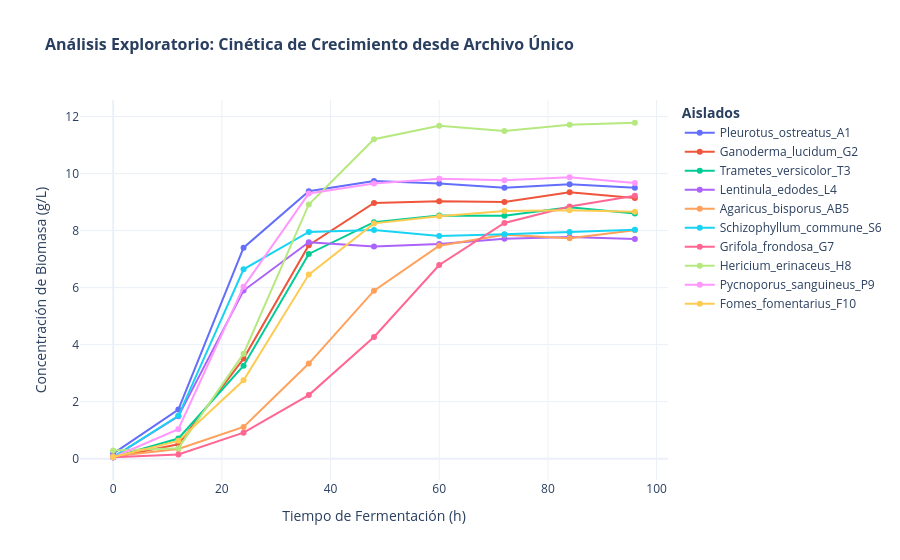

Notebook source saved alongside this figure:
### Markdown cell above
### 3. Gráfica interactiva con Plotly Express

### Code cell
hojas_dict = pd.read_excel(excel_path, sheet_name=None)
dfs_totales = []

for nombre_hoja, df_hoja in hojas_dict.items():
    df_temp = df_hoja.copy()
    df_temp.columns = [str(c).strip().lower() for c in df_temp.columns]
    df_temp['Aislamiento'] = nombre_hoja
    dfs_totales.append(df_temp)

df_global = pd.concat(dfs_totales, ignore_index=True)

fig = px.line(
    df_global, 
    x='tiempo', 
    y='biomasa', 
    color='Aislamiento',
    markers=True,
    title='<b>Análisis Exploratorio: Cinética de Crecimiento desde Archivo Único</b>',
    labels={'tiempo': 'Tiempo de Fermentación (h)', 'biomasa': 'Concentración de Biomasa (g/L)'}
)

fig.update_layout(
    template='plotly_white',
    title_font_size=16,
    hovermode='x unified',
    legend_title_text='<b>Aislados</b>'
)

fig.show()

### Figure 1 — Plotly figure (JSON) as saved in the notebook; plotly's stock layout.template omitted (floating-point values rounded to 4 significant figures)
{"data": [{"hovertemplate": "Aislamiento=Pleurotus_ostreatus_A1<br>Tiempo de Fermentación (h)=%{x}<br>Concentración de Biomasa (g/L)=%{y}<extra></extra>", "legendgroup": "Pleurotus_ostreatus_A1", "line": {"color": "#636efa", "dash": "solid"}, "marker": {"symbol": "circle"}, "mode": "lines+markers", "name": "Pleurotus_ostreatus_A1", "orientation": "v", "showlegend": true, "type": "scatter", "x": [0, 12, 24, 36, 48, 60, 72, 84, 96], "xaxis": "x", "y": [0.1777, 1.723, 7.402, 9.383, 9.741, 9.652, 9.504, 9.625, 9.504], "yaxis": "y"}, {"hovertemplate": "Aislamiento=Ganoderma_lucidum_G2<br>Tiempo de Fermentación (h)=%{x}<br>Concentración de Biomasa (g/L)=%{y}<extra></extra>", "legendgroup": "Ganoderma_lucidum_G2", "line": {"color": "#EF553B", "dash": "solid"}, "marker": {"symbol": "circle"}, "mode": "lines+markers", "name": "Ganoderma_lucidum_G2", "orientation": "v", "showlegend": true, "type": "scatter", "x": [0, 12, 24, 36, 48, 60, 72, 84, 96], "xaxis": "x", "y": [0.05, 0.5035, 3.511, 7.49, 8.97, 9.032, 9.0, 9.349, 9.146], "yaxis": "y"}, {"hovertemplate": "Aislamiento=Trametes_versicolor_T3<br>Tiempo de Fermentación (h)=%{x}<br>Concentración de Biomasa (g/L)=%{y}<extra></extra>", "legendgroup": "Trametes_versicolor_T3", "line": {"color": "#00cc96", "dash": "solid"}, "marker": {"symbol": "circle"}, "mode": "lines+markers", "name": "Trametes_versicolor_T3", "orientation": "v", "showlegend": true, "type": "scatter", "x": [0, 12, 24, 36, 48, 60, 72, 84, 96], "xaxis": "x", "y": [0.05, 0.7068, 3.262, 7.18, 8.296, 8.532, 8.522, 8.82, 8.597], "yaxis": "y"}, {"hovertemplate": "Aislamiento=Lentinula_edodes_L4<br>Tiempo de Fermentación (h)=%{x}<br>Concentración de Biomasa (g/L)=%{y}<extra></extra>", "legendgroup": "Lentinula_edodes_L4", "line": {"color": "#ab63fa", "dash": "solid"}, "marker": {"symbol": "circle"}, "mode": "lines+markers", "name": "Lentinula_edodes_L4", "orientation": "v", "showlegend": true, "type": "scatter", "x": [0, 12, 24, 36, 48, 60, 72, 84, 96], "xaxis": "x", "y": [0.05, 1.485, 5.897, 7.591, 7.446, 7.529, 7.713, 7.778, 7.71], "yaxis": "y"}, {"hovertemplate": "Aislamiento=Agaricus_bisporus_AB5<br>Tiempo de Fermentación (h)=%{x}<br>Concentración de Biomasa (g/L)=%{y}<extra></extra>", "legendgroup": "Agaricus_bisporus_AB5", "line": {"color": "#FFA15A", "dash": "solid"}, "marker": {"symbol": "circle"}, "mode": "lines+markers", "name": "Agaricus_bisporus_AB5", "orientation": "v", "showlegend": true, "type": "scatter", "x": [0, 12, 24, 36, 48, 60, 72, 84, 96], "xaxis": "x", "y": [0.08612, 0.3398, 1.111, 3.335, 5.894, 7.468, 7.852, 7.729, 8.014], "yaxis": "y"}, {"hovertemplate": "Aislamiento=Schizophyllum_commune_S6<br>Tiempo de Fermentación (h)=%{x}<br>Concentración de Biomasa (g/L)=%{y}<extra></extra>", "legendgroup": "Schizophyllum_commune_S6", "line": {"color": "#19d3f3", "dash": "solid"}, "marker": {"symbol": "circle"}, "mode": "lines+markers", "name": "Schizophyllum_commune_S6", "orientation": "v", "showlegend": true, "type": "scatter", "x": [0, 12, 24, 36, 48, 60, 72, 84, 96], "xaxis": "x", "y": [0.05379, 1.503, 6.642, 7.952, 8.018, 7.809, 7.873, 7.95, 8.027], "yaxis": "y"}, {"hovertemplate": "Aislamiento=Grifola_frondosa_G7<br>Tiempo de Fermentación (h)=%{x}<br>Concentración de Biomasa (g/L)=%{y}<extra></extra>", "legendgroup": "Grifola_frondosa_G7", "line": {"color": "#FF6692", "dash": "solid"}, "marker": {"symbol": "circle"}, "mode": "lines+markers", "name": "Grifola_frondosa_G7", "orientation": "v", "showlegend": true, "type": "scatter", "x": [0, 12, 24, 36, 48, 60, 72, 84, 96], "xaxis": "x", "y": [0.05, 0.1476, 0.9129, 2.23, 4.267, 6.793, 8.266, 8.842, 9.225], "yaxis": "y"}, {"hovertemplate": "Aislamiento=Hericium_erinaceus_H8<br>Tiempo de Fermentación (h)=%{x}<br>Concentración de Biomasa (g/L)=%{y}<extra></extra>", "legendgroup": "Hericium_erinaceus_H8", "line": {"color": "#B6E880", "dash": "solid"}, "marker": {"symbol": "circle"}, "mode": "lines+markers", "name": "Hericium_erinaceus_H8", "orientation": "v", "showlegend": true, "type": "scatter", "x": [0, 12, 24, 36, 48, 60, 72, 84, 96], "xaxis": "x", "y": [0.2846, 0.3652, 3.682, 8.917, 11.2, 11.68, 11.49, 11.71, 11.78], "yaxis": "y"}, {"hovertemplate": "Aislamiento=Pycnoporus_sanguineus_P9<br>Tiempo de Fermentación (h)=%{x}<br>Concentración de Biomasa (g/L)=%{y}<extra></extra>", "legendgroup": "Pycnoporus_sanguineus_P9", "line": {"color": "#FF97FF", "dash": "solid"}, "marker": {"symbol": "circle"}, "mode": "lines+markers", "name": "Pycnoporus_sanguineus_P9", "orientation": "v", "showlegend": true, "type": "scatter", "x": [0, 12, 24, 36, 48, 60, 72, 84, 96], "xaxis": "x", "y": [0.05, 1.034, 6.027, 9.304, 9.651, 9.815, 9.768, 9.873, 9.673], "yaxis": "y"}, {"hovertemplate": "Aislamiento=Fomes_fomentarius_F10<br>Tiempo de Fermentación (h)=%{x}<br>Concentración de Biomasa (g/L)=%{y}<extra></extra>", "legendgroup": "Fomes_fomentarius_F10", "line": {"color": "#FECB52", "dash": "solid"}, "marker": {"symbol": "circle"}, "mode": "lines+markers", "name": "Fomes_fomentarius_F10", "orientation": "v", "showlegend": true, "type": "scatter", "x": [0, 12, 24, 36, 48, 60, 72, 84, 96], "xaxis": "x", "y": [0.06068, 0.6245, 2.749, 6.457, 8.253, 8.505, 8.69, 8.71, 8.657], "yaxis": "y"}], "layout": {"hovermode": "x unified", "legend": {"title": {"text": "<b>Aislados</b>"}, "tracegroupgap": 0}, "title": {"font": {"size": 16}, "text": "<b>Análisis Exploratorio: Cinética de Crecimiento desde Archivo Único</b>"}, "xaxis": {"anchor": "y", "domain": [0, 1], "title": {"text": "Tiempo de Fermentación (h)"}}, "yaxis": {"anchor": "x", "domain": [0, 1], "title": {"text": "Concentración de Biomasa (g/L)"}}}}
